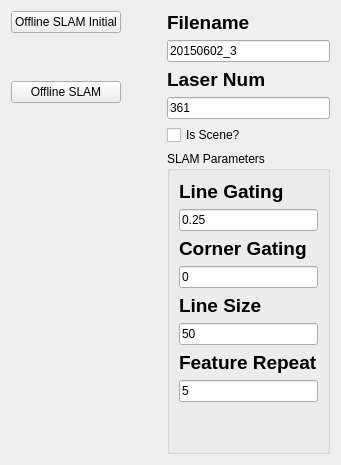
             <widget class="QWidget" name="tab_9">
              <attribute name="title">
               <string>OfflineSLAM</string>
              </attribute>
              <layout class="QGridLayout" name="gridLayout_3">
               <item row="4" column="2">
                <widget class="QCheckBox" name="checkBox_slam_offline_is_scene">
                 <property name="text">
                  <string>Is Scene?</string>
                 </property>
                </widget>
               </item>
               <item row="3" column="2">
                <widget class="QLineEdit" name="lineEdit_slam_offline_numlaser">
                 <property name="text">
                  <string>361</string>
                 </property>
                </widget>
               </item>
               <item row="1" column="2">
                <widget class="QLineEdit" name="lineEdit_slam_offline_filename">
                 <property name="text">
                  <string>20150602_3</string>
                 </property>
                </widget>
               </item>
               <item row="6" column="0">
                <spacer name="verticalSpacer">
                 <property name="orientation">
                  <enum>Qt::Vertical</enum>
                 </property>
                 <property name="sizeHint" stdset="0">
                  <size>
                   <width>20</width>
                   <height>40</height>
                  </size>
                 </property>
                </spacer>
               </item>
               <item row="0" column="0">
                <widget class="QPushButton" name="pushButton_slam_offline_initial">
                 <property name="text">
                  <string>Offline SLAM Initial</string>
                 </property>
                </widget>
               </item>
               <item row="0" column="1">
                <spacer name="horizontalSpacer">
                 <property name="orientation">
                  <enum>Qt::Horizontal</enum>
                 </property>
                 <property name="sizeHint" stdset="0">
                  <size>
                   <width>40</width>
                   <height>20</height>
                  </size>
                 </property>
                </spacer>
               </item>
               <item row="0" column="2">
                <widget class="QLabel" name="label_3">
                 <property name="text">
                  <string>&lt;html&gt;&lt;head/&gt;&lt;body&gt;&lt;p&gt;&lt;span style=&quot; font-size:14pt; font-weight:600;&quot;&gt;Filename&lt;/span&gt;&lt;/p&gt;&lt;/body&gt;&lt;/html&gt;</string>
                 </property>
                </widget>
               </item>
               <item row="1" column="0" rowspan="4">
                <widget class="QPushButton" name="pushButton_slam_offline">
                 <property name="text">
                  <string>Offline SLAM</string>
                 </property>
                </widget>
               </item>
               <item row="2" column="2">
                <widget class="QLabel" name="label_7">
                 <property name="text">
                  <string>&lt;html&gt;&lt;head/&gt;&lt;body&gt;&lt;p&gt;&lt;span style=&quot; font-size:14pt; font-weight:600;&quot;&gt;Laser Num&lt;/span&gt;&lt;/p&gt;&lt;/body&gt;&lt;/html&gt;</string>
                 </property>
                </widget>
               </item>
               <item row="5" column="2" rowspan="2">
                <widget class="QGroupBox" name="groupBox_slam_parameters">
                 <property name="title">
                  <string>SLAM Parameters</string>
                 </property>
                 <layout class="QVBoxLayout" name="verticalLayout_5">
                  <item>
                   <widget class="QLabel" name="label_8">
                    <property name="text">
                     <string>&lt;html&gt;&lt;head/&gt;&lt;body&gt;&lt;p&gt;&lt;span style=&quot; font-size:14pt; font-weight:600;&quot;&gt;Line Gating&lt;/span&gt;&lt;/p&gt;&lt;/body&gt;&lt;/html&gt;</string>
                    </property>
                   </widget>
                  </item>
                  <item>
                   <widget class="QLineEdit" name="lineEdit_slam_linegating">
                    <property name="text">
                     <string>0.25</string>
                    </property>
                   </widget>
                  </item>
                  <item>
                   <widget class="QLabel" name="label_9">
                    <property name="text">
                     <string>&lt;html&gt;&lt;head/&gt;&lt;body&gt;&lt;p&gt;&lt;span style=&quot; font-size:14pt; font-weight:600;&quot;&gt;Corner Gating&lt;/span&gt;&lt;/p&gt;&lt;/body&gt;&lt;/html&gt;</string>
                    </property>
                   </widget>
                  </item>
                  <item>
                   <widget class="QLineEdit" name="lineEdit_slam_cornergating">
                    <property name="text">
                     <string>0</string>
                    </property>
                   </widget>
                  </item>
                  <item>
                   <widget class="QLabel" name="label_10">
                    <property name="text">
                     <string>&lt;html&gt;&lt;head/&gt;&lt;body&gt;&lt;p&gt;&lt;span style=&quot; font-size:14pt; font-weight:600;&quot;&gt;Line Size&lt;/span&gt;&lt;/p&gt;&lt;/body&gt;&lt;/html&gt;</string>
                    </property>
                   </widget>
                  </item>
                  <item>
                   <widget class="QLineEdit" name="lineEdit_slam_linesize">
                    <property name="text">
                     <string>50</string>
                    </property>
                   </widget>
                  </item>
                  <item>
                   <widget class="QLabel" name="label_11">
                    <property name="text">
                     <string>&lt;html&gt;&lt;head/&gt;&lt;body&gt;&lt;p&gt;&lt;span style=&quot; font-size:14pt; font-weight:600;&quot;&gt;Feature Repeat&lt;/span&gt;&lt;/p&gt;&lt;/body&gt;&lt;/html&gt;</string>
                    </property>
                   </widget>
                  </item>
                  <item>
                   <widget class="QLineEdit" name="lineEdit_slam_weight">
                    <property name="text">
                     <string>5</string>
                    </property>
                   </widget>
                  </item>
                  <item>
                   <spacer name="verticalSpacer_2">
                    <property name="orientation">
                     <enum>Qt::Vertical</enum>
                    </property>
                    <property name="sizeHint" stdset="0">
                     <size>
                      <width>20</width>
                      <height>40</height>
                     </size>
                    </property>
                   </spacer>
                  </item>
                 </layout>
                </widget>
               </item>
              </layout>
             </widget>
